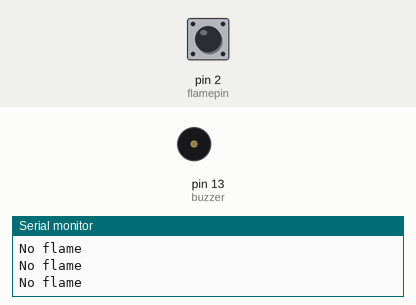
Simulated run of this sketch. Board: Arduino Uno, built with avr-gcc and run on an emulated ATmega328P. Parts: buzzer (waves = sounding, pin HIGH), the last lines printed to the serial monitor. The test bench sets the inputs (shaded band); at power-on: pin 2 (flamepin) HIGH.

Above: at 1.2 s.
1.3 s: pin 2 (flamepin) driven LOW
At 1.9 s:
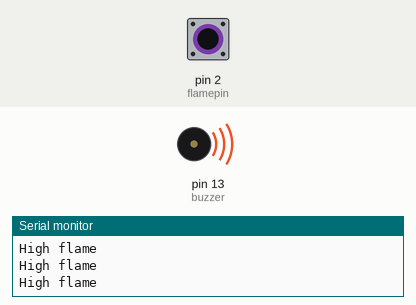
2.8 s: pin 2 (flamepin) driven HIGH
At 4.1 s:
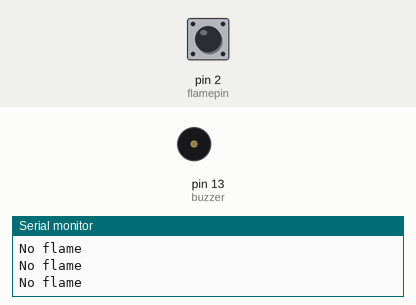
5.8 s: pin 2 (flamepin) pulsed LOW 5 times (0.12 s each, 0.3 s apart)
At 5.87 s:
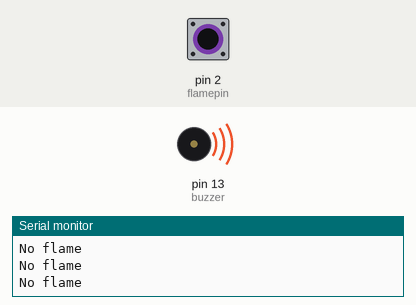
10.3 s: pin 2 (flamepin) pulsed LOW 5 times (0.12 s each, 0.3 s apart)
At 12.7 s:
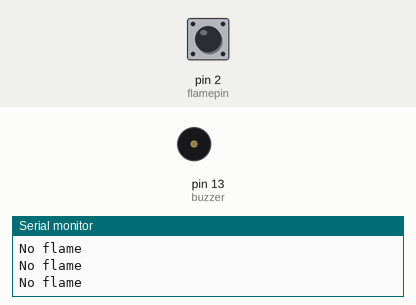
Timing chart, 0 to 14.2 s (numbered marks = the images above; inputs shaded):
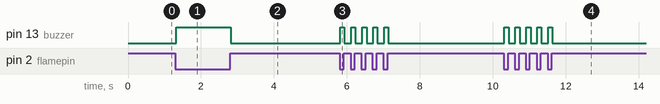

Measured:
- after the input at 1.3 s, pin 13 (buzzer): LOW → HIGH at once
- after the input at 2.8 s, pin 13 (buzzer): HIGH → LOW at once
- after the input at 5.8 s, pin 13 (buzzer): alternates HIGH for 0.11 s and LOW for 0.19 s, 10 changes in all, then stays LOW, starting at once
- after the input at 10.3 s, pin 13 (buzzer): alternates HIGH for 0.12 s and LOW for 0.18 s, 10 changes in all, then stays LOW, starting at once

The sketch:

flamesensor11.ino
```cpp
int buzzer=13;
int flamepin=2;
int flame=HIGH;
void setup() {
  // put your setup code here, to run once:
  pinMode(buzzer,OUTPUT);
  pinMode(flamepin,INPUT);
  Serial.begin(9600);
}

void loop() {
  // put your main code here, to run repeatedly:
  flame=digitalRead(flamepin);
  if (flame==LOW)
  {
    Serial.println("High flame");
    digitalWrite(buzzer,HIGH);
  }
  else
  {
    Serial.println("No flame");
    digitalWrite(buzzer,LOW);
  }
}
```
